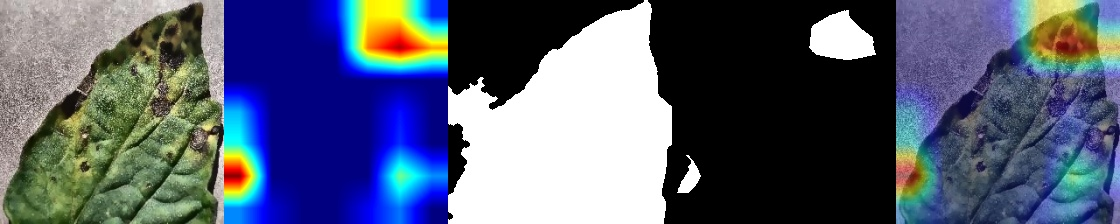
#> input picture research/research_examples/example_tomato_Early blight_0.jpg, 1120 x 224 px
$ python -i leaf_segmenter.py   (imports and definitions only)
#> lines starting #> are read from the running program, lines starting #| are printed output that depends on the picture; after the words box and inside, x2 and y2 are one past the last pixel; in counts of white or black regions, pixels touching at a corner belong together
#> further down, picture is the input picture: shape (224, 1120, 3); mean B, G, R 115.4, 94.7, 85.7
"""
leaf_segmenter.py - GreenScan Leaf Segmentation & Area Calculation
Step 1 of the GreenScan Severity Analyzer Pipeline
"""

import cv2
import numpy as np

def segment_leaf(img_bgr: np.ndarray) -> tuple[np.ndarray, int]:
    """
    Segments the leaf region from the background using a hybrid HSV foliage color mask
    and Excess Green (ExG) adaptive thresholding. Eliminates inverted Otsu grayscale
    thresholding that previously misclassified dark background shadows as leaf pixels.

    Returns:
    - leaf_mask: Binary numpy array (224x224) where Leaf pixels = 1 and Background = 0.
    - leaf_pixels: Integer count of total leaf pixels (N_leaf).
    """
    h, w = img_bgr.shape[:2]
#> h = 224; w = 1120
    hsv = cv2.cvtColor(img_bgr, cv2.COLOR_BGR2HSV)
#> hsv: shape (224, 1120, 3); mean H, S, V 47.8, 90.1, 129.7

    # Range 1: Green vegetation (Hue: 25-95, Sat: 20-255, Val: 20-255)
    lower_green = np.array([25, 20, 20])
    upper_green = np.array([95, 255, 255])
    mask_green = cv2.inRange(hsv, lower_green, upper_green)
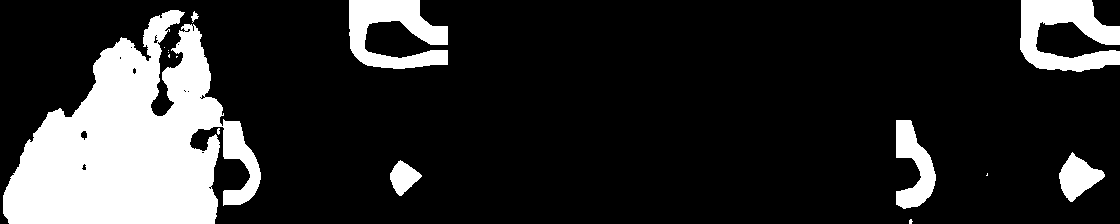
#> mask_green: shape (224, 1120); 17.4% white; 15 white regions (8 under 20 px), largest, box (x1, y1, x2, y2) and area: (3, 10, 261, 224) 31468, (1020, 0, 1120, 72) 4310, (349, 0, 448, 69) 4003

    # Range 2: Chlorotic yellow & Necrotic brown patches (Hue: 5-25, Sat: 30-255, Val: 30-240)
    lower_brown = np.array([5, 30, 30])
    upper_brown = np.array([25, 255, 240])
    mask_brown = cv2.inRange(hsv, lower_brown, upper_brown)
#> mask_brown: shape (224, 1120); 2.2% white; 202 white regions (186 under 20 px), largest, box (x1, y1, x2, y2) and area: (1036, 21, 1120, 58) 1760, (151, 54, 183, 116) 613, (896, 157, 921, 192) 466

    # Combine HSV foliage masks
    hsv_mask = cv2.bitwise_or(mask_green, mask_brown)
#> hsv_mask: shape (224, 1120); 19.5% white; 161 white regions (153 under 20 px), largest, box (x1, y1, x2, y2) and area: (0, 2, 261, 224) 34325, (1020, 0, 1120, 72) 5946, (349, 0, 448, 69) 4008

    # Excess Green Index (ExG = 2*G - R - B) for robust vegetation contrast
    b, g, r = cv2.split(img_bgr.astype(np.float32))
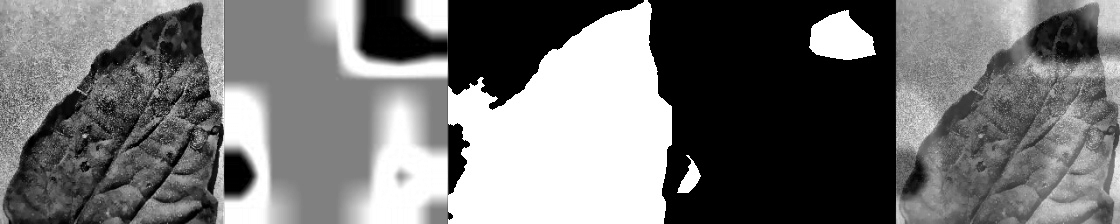
#> b: shape (224, 1120) float32; min 0, max 255, mean 115.4
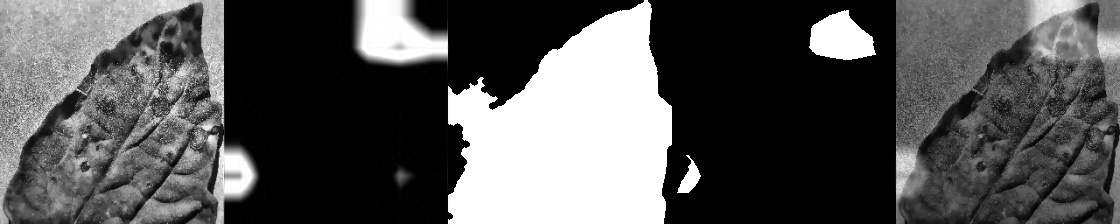
#> r: shape (224, 1120) float32; min 0, max 255, mean 85.7
    exg = 2.0 * g - r - b
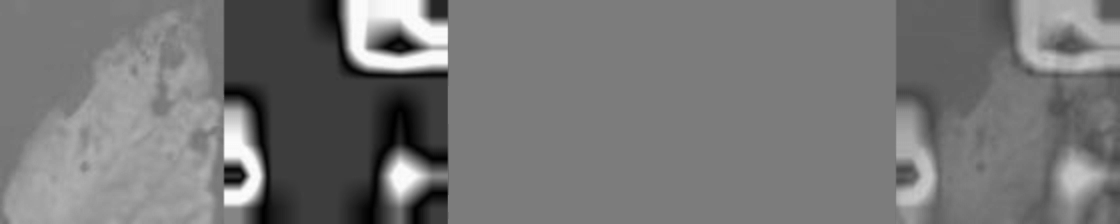
#> exg: shape (224, 1120) float32; min -253, max 264, mean -11.6; drawn with min black and max white
    exg_scaled = cv2.normalize(exg, None, 0, 255, cv2.NORM_MINMAX).astype(np.uint8)
    _, exg_mask = cv2.threshold(exg_scaled, 0, 255, cv2.THRESH_BINARY + cv2.THRESH_OTSU)
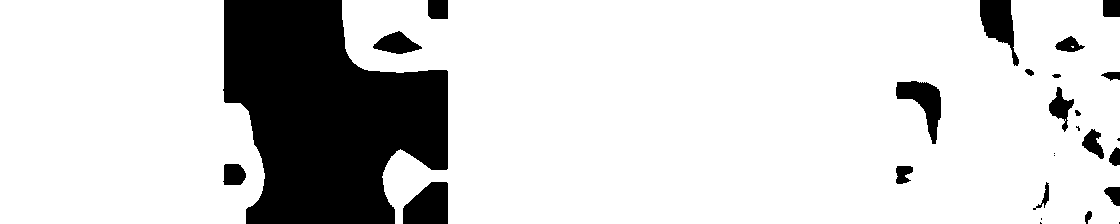
#> exg_mask: shape (224, 1120); 82.7% white; 27 black regions (7 under 20 px), largest, box (x1, y1, x2, y2) and area: (223, 0, 448, 224) 35358, (403, 182, 448, 224) 1523, (980, 0, 1019, 66) 1328

    # Intersect HSV foliage mask with ExG vegetation mask
    combined_mask = cv2.bitwise_and(hsv_mask, exg_mask)
#> combined_mask: shape (224, 1120); 19.5% white; 162 white regions (154 under 20 px), largest, box (x1, y1, x2, y2) and area: (0, 2, 261, 224) 34321, (1020, 0, 1120, 72) 5793, (349, 0, 448, 69) 4008

    # Fallback to hsv_mask if ExG intersection is overly restrictive (< 5% of frame)
    total_pixels = h * w
#> total_pixels = 250880
    if np.sum(combined_mask > 0) < total_pixels * 0.05:
        combined_mask = hsv_mask

    # Morphological operations (close internal leaf holes, open background noise)
    kernel_close = cv2.getStructuringElement(cv2.MORPH_ELLIPSE, (7, 7))
    kernel_open = cv2.getStructuringElement(cv2.MORPH_ELLIPSE, (3, 3))

    cleaned = cv2.morphologyEx(combined_mask, cv2.MORPH_CLOSE, kernel_close)
#> cleaned: shape (224, 1120); 20.4% white; 26 white regions (20 under 20 px), largest, box (x1, y1, x2, y2) and area: (0, 0, 261, 224) 36950, (1020, 0, 1120, 72) 5864, (349, 0, 448, 69) 4083, (896, 120, 936, 209) 2375, (1059, 152, 1105, 202) 1241, (390, 160, 422, 196) 663
    cleaned = cv2.morphologyEx(cleaned, cv2.MORPH_OPEN, kernel_open)
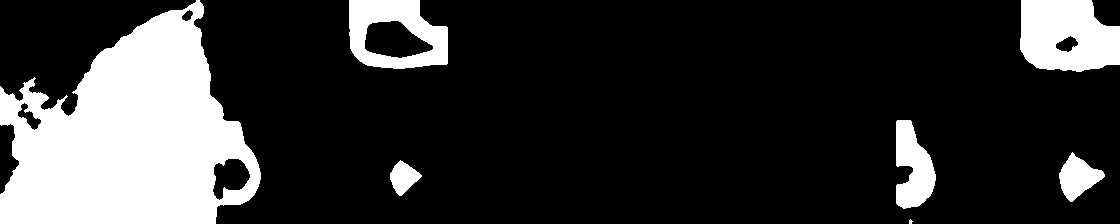
#> cleaned: shape (224, 1120); 20.4% white; 7 white regions (1 under 20 px)

    # Find external contours and keep valid leaf regions (>= 1% of image size)
    contours, _ = cv2.findContours(cleaned, cv2.RETR_EXTERNAL, cv2.CHAIN_APPROX_SIMPLE)
#> contours = 7 contours, 1 with area under 20; largest, box (x1, y1, x2, y2) and area: (0, 0, 261, 224) 37676, (1020, 0, 1120, 72) 5923, (349, 0, 448, 69) 5642, (896, 120, 936, 209) 2254, (1059, 152, 1105, 202) 1180, (390, 160, 422, 196) 620

    final_mask = np.zeros((h, w), dtype=np.uint8)
    if contours:
        valid_contours = [c for c in contours if cv2.contourArea(c) >= (total_pixels * 0.01)]
#> valid_contours = 3 contours; box (x1, y1, x2, y2) and area: (0, 0, 261, 224) 37676, (1020, 0, 1120, 72) 5923, (349, 0, 448, 69) 5642
        if valid_contours:
            cv2.drawContours(final_mask, valid_contours, -1, 255, -1)
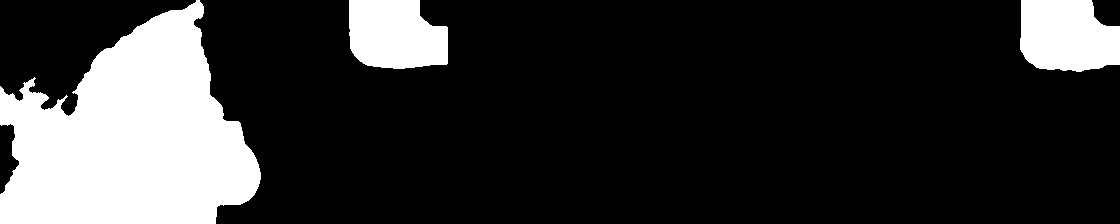
#> final_mask: shape (224, 1120); 19.9% white; 3 white regions, box (x1, y1, x2, y2) and area: (0, 0, 261, 224) 38158, (1020, 0, 1120, 72) 6075, (349, 0, 448, 69) 5791
        else:
            largest_c = max(contours, key=cv2.contourArea)
            cv2.drawContours(final_mask, [largest_c], -1, 255, -1)
    else:
        final_mask = cleaned

    # Convert to binary mask (1 for leaf, 0 for background)
    binary_leaf_mask = (final_mask > 0).astype(np.uint8)
    leaf_pixel_count = int(np.sum(binary_leaf_mask))
#> leaf_pixel_count = 50024

    # Safety fallback if segmentation produces < 100 pixels
    if leaf_pixel_count < 100:
        binary_leaf_mask = np.ones((h, w), dtype=np.uint8)
        leaf_pixel_count = total_pixels

    return binary_leaf_mask, leaf_pixel_count

>>> import cv2
>>> picture = cv2.imread('../research/research_examples/example_tomato_Early blight_0.jpg')
>>> result = segment_leaf(picture)

$ run again, on research/research_examples/example_tomato_Early blight_1.jpg
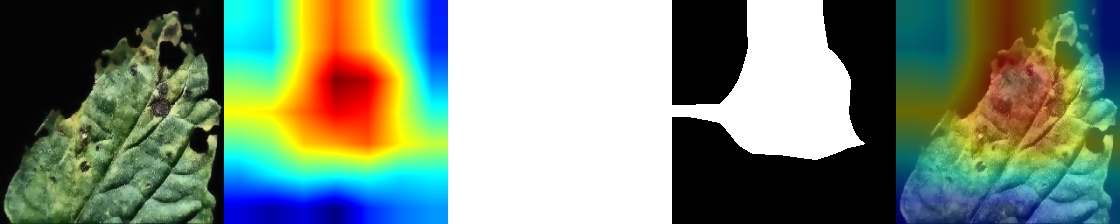
#> input picture research/research_examples/example_tomato_Early blight_1.jpg, 1120 x 224 px
#> picture is the input picture: shape (224, 1120, 3); mean B, G, R 120.4, 140.2, 121.1
#> hsv: shape (224, 1120, 3); mean H, S, V 32.5, 98.4, 160.7
#> in segment_leaf, `mask_green = cv2.inRange(hsv, lower_green, upper_green)`:
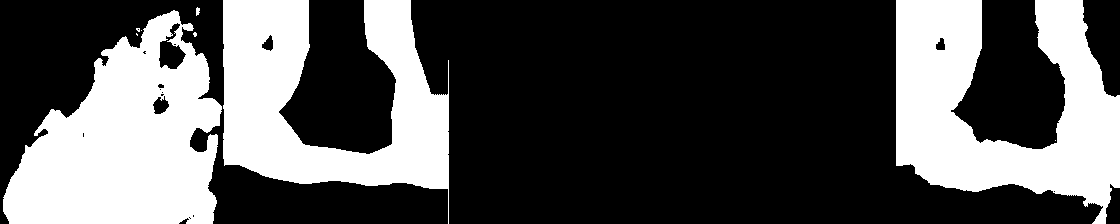
#> mask_green: shape (224, 1120); 33.3% white; 9 white regions (5 under 20 px), largest, box (x1, y1, x2, y2) and area: (3, 10, 222, 224) 29452, (896, 0, 1120, 224) 28455, (223, 0, 449, 224) 25660, (196, 7, 200, 16) 27
#> mask_brown: shape (224, 1120); 4.8% white; 20 white regions (15 under 20 px), largest, box (x1, y1, x2, y2) and area: (950, 0, 1066, 150) 11639, (152, 94, 169, 114) 150, (162, 32, 176, 42) 54, (172, 23, 180, 31) 40, (135, 30, 144, 36) 30
#> hsv_mask: shape (224, 1120); 37.9% white; 5 white regions (1 under 20 px), largest, box (x1, y1, x2, y2) and area: (896, 0, 1120, 224) 39562, (3, 10, 222, 224) 29764, (223, 0, 449, 224) 25660, (196, 7, 200, 16) 28
#> exg_mask: shape (224, 1120); 27.5% white; 40 white regions (22 under 20 px), largest, box (x1, y1, x2, y2) and area: (224, 0, 448, 203) 30143, (896, 0, 1120, 204) 26596, (7, 66, 160, 224) 8815
#> combined_mask: shape (224, 1120); 25.6% white; 40 white regions (22 under 20 px), largest, box (x1, y1, x2, y2) and area: (896, 0, 1120, 204) 26596, (224, 0, 448, 189) 25407, (7, 66, 160, 224) 8815
#> contours = 22 contours, 9 with area under 20; largest, box (x1, y1, x2, y2) and area: (896, 0, 1120, 204) 26538, (224, 0, 448, 189) 24966, (7, 65, 160, 224) 10356, (139, 151, 212, 220) 1373, (159, 102, 213, 155) 965
#> valid_contours = 3 contours; box (x1, y1, x2, y2) and area: (896, 0, 1120, 204) 26538, (224, 0, 448, 189) 24966, (7, 65, 160, 224) 10356
#> in segment_leaf, `cv2.drawContours(final_mask, valid_contours, -1, 255, -1)`:
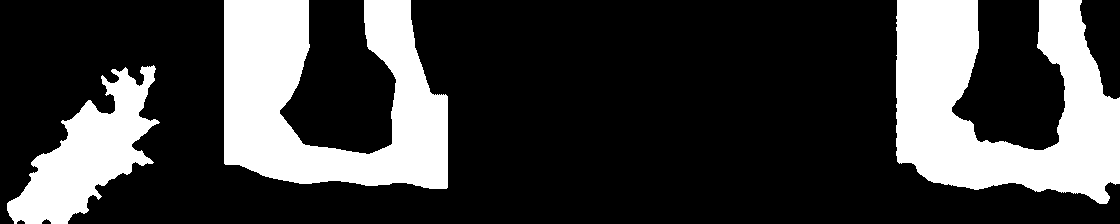
#> final_mask: shape (224, 1120); 25.2% white; 3 white regions, box (x1, y1, x2, y2) and area: (896, 0, 1120, 204) 27092, (224, 0, 448, 189) 25514, (7, 65, 160, 224) 10681
#> leaf_pixel_count = 63287
